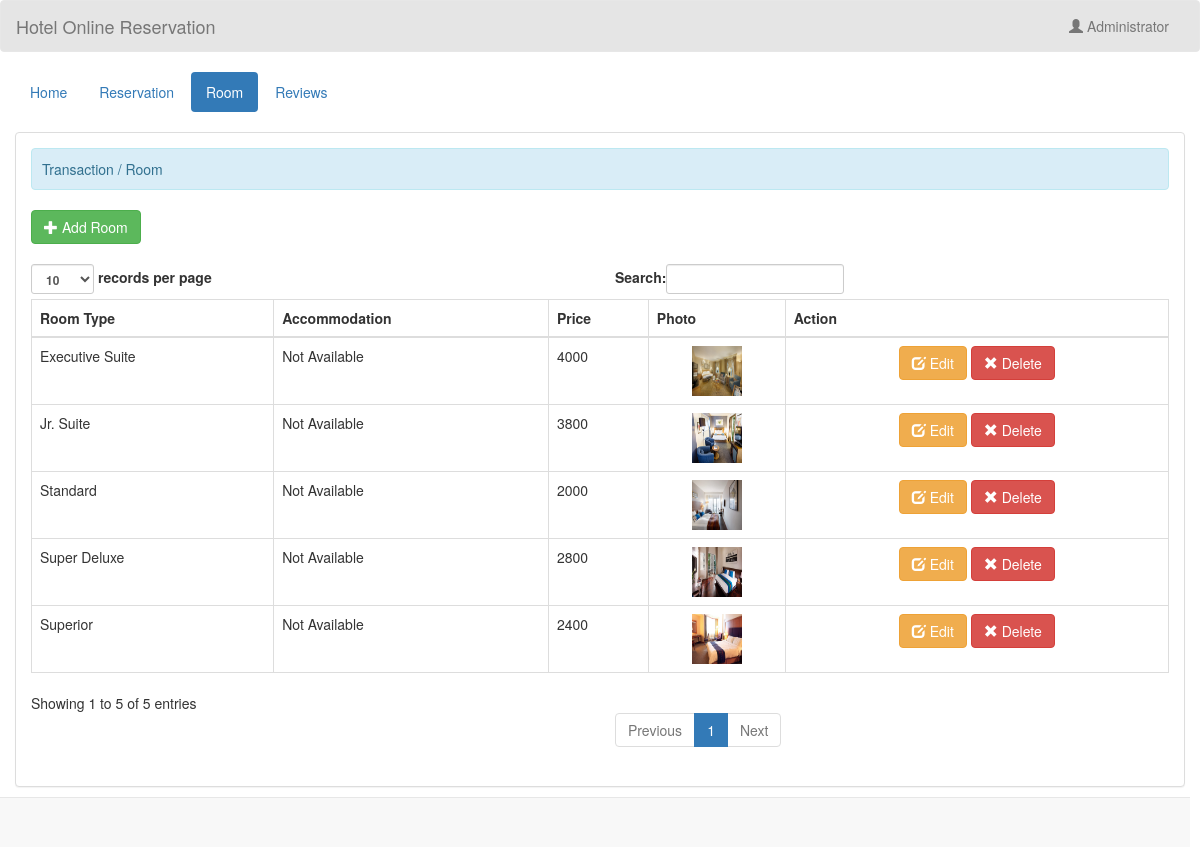
/admin/room.php (signed in), run on the app's committed database.
### tables this page shows
CREATE TABLE `room` (
  `room_id` int(11) NOT NULL,
  `room_type` varchar(50) NOT NULL,
  `price` varchar(11) NOT NULL,
  `photo` varchar(100) NOT NULL
);

### admin/name.php (called while the page is built)
<?php
	require 'connect.php';
	$query = $conn->query("SELECT * FROM `admin` WHERE `admin_id` = '$_SESSION[admin_id]'") or die(mysqli_error());
	$fetch = $query->fetch_array();
	$name = $fetch['name'];
?>

### admin/room.php (the view, shortened to what this page needs)
<!DOCTYPE html>
<?php
	require 'name.php';
?>
<html lang = "en">
	<head>
		<link rel = "stylesheet" type = "text/css" href = "../css/bootstrap.css " />
		<link rel = "stylesheet" type = "text/css" href = "../css/style.css" />
	</head>
<body>
	<nav style = "background-color:rgba(0, 0, 0, 0.1);" class = "navbar navbar-default">
		<div  class = "container-fluid">
			<div class = "navbar-header">
				<a class = "navbar-brand" >Hotel Online Reservation</a>
			</div>
			<ul class = "nav navbar-nav pull-right ">
				<li class = "dropdown">
					<a class="dropdown-toggle" data-toggle="dropdown" role="button" aria-haspopup="true" aria-expanded="false"><i class = "glyphicon glyphicon-user"></i> <?php echo $name;?></a>
				</li>
			</ul>
		</div>
	</nav>
	<div class = "container-fluid">
		<ul class = "nav nav-pills">
			<li><a href = "home.php">Home</a></li>
			<li><a href = "reserve.php">Reservation</a></li>
			<li class="active"><a href = "room.php">Room</a></li>
            <li><a href = "reviews.php">Reviews</a></li>
		</ul>
	</div>
	<br />
	<div class = "container-fluid">
		<div class = "panel panel-default">
			<div class = "panel-body">
				<div class = "alert alert-info">Transaction / Room</div>
				<a class = "btn btn-success" href = "add_room.php"><i class = "glyphicon glyphicon-plus"></i> Add Room</a>
				<br />
				<br />
				<table id = "table" class = "table table-bordered">
					<thead>
						<tr>
							<th>Room Type</th>
                            <th>Accommodation</th>
							<th>Price</th>
							<th>Photo</th>
							<th>Action</th>
						</tr>
					</thead>
					<tbody>
					<?php
						$query = $conn->query("SELECT * FROM `room`") or die(mysqli_error());
						while($fetch = $query->fetch_array()){
					?>
						<tr>
							<td><?php echo $fetch['room_type']?></td>
                            <td><?php echo (! empty($fetch['capacity'])) ? $fetch['capacity'].' Person(s)' : 'Not Available' ?></td>
							<td><?php echo $fetch['price']?></td>
							<td><center><img src = "../photo/<?php echo $fetch['photo']?>" height = "50" width = "50"/></center></td>
							<td><center><a class = "btn btn-warning" href = "edit_room.php?room_id=<?php echo $fetch['room_id']?>"><i class = "glyphicon glyphicon-edit"></i> Edit</a> <a class = "btn btn-danger" onclick = "confirmationDelete(this); return false;" href = "delete_room.php?room_id=<?php echo $fetch['room_id']?>"><i class = "glyphicon glyphicon-remove"></i> Delete</a></center></td>
						</tr>
					<?php
						}
					?>
					</tbody>
				</table>
			</div>
		</div>
	</div>
	<br />
	<br />
	<div style = "text-align:right; margin-right:10px;" class = "navbar navbar-default navbar-fixed-bottom">
	</div>
</body>
</html>

### css/style.css (style rules this page uses)
.alert { padding: 10px; }

### data on the page
room: room_type "Standard", price "2000", photo (picture)
room: room_type "Superior", price "2400", photo (picture)
room: room_type "Super Deluxe", price "2800", photo (picture)
room: room_type "Jr. Suite", price "3800", photo (picture)
room: room_type "Executive Suite", price "4000", photo (picture)

### other printed values
$name "Administrator"
